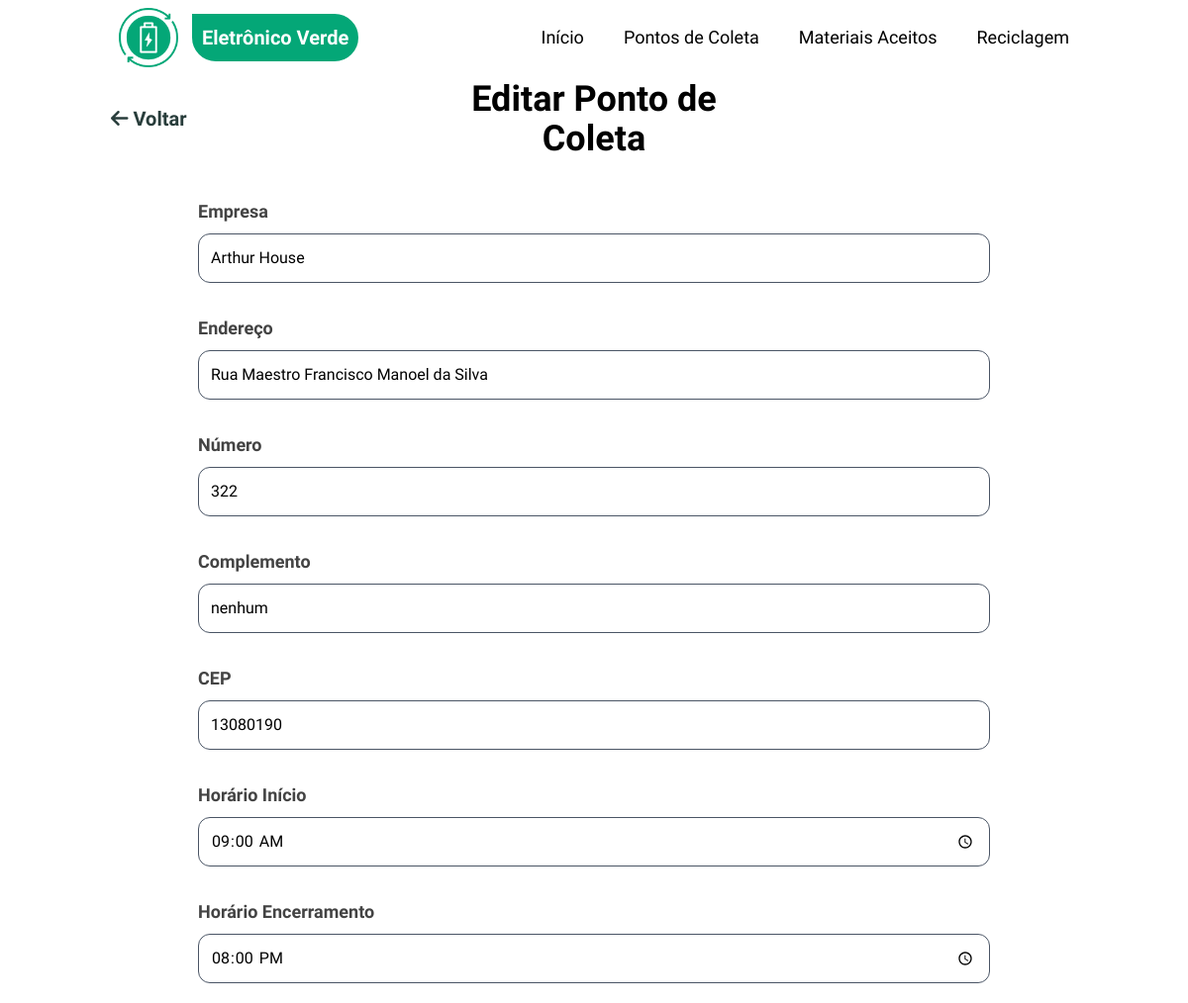
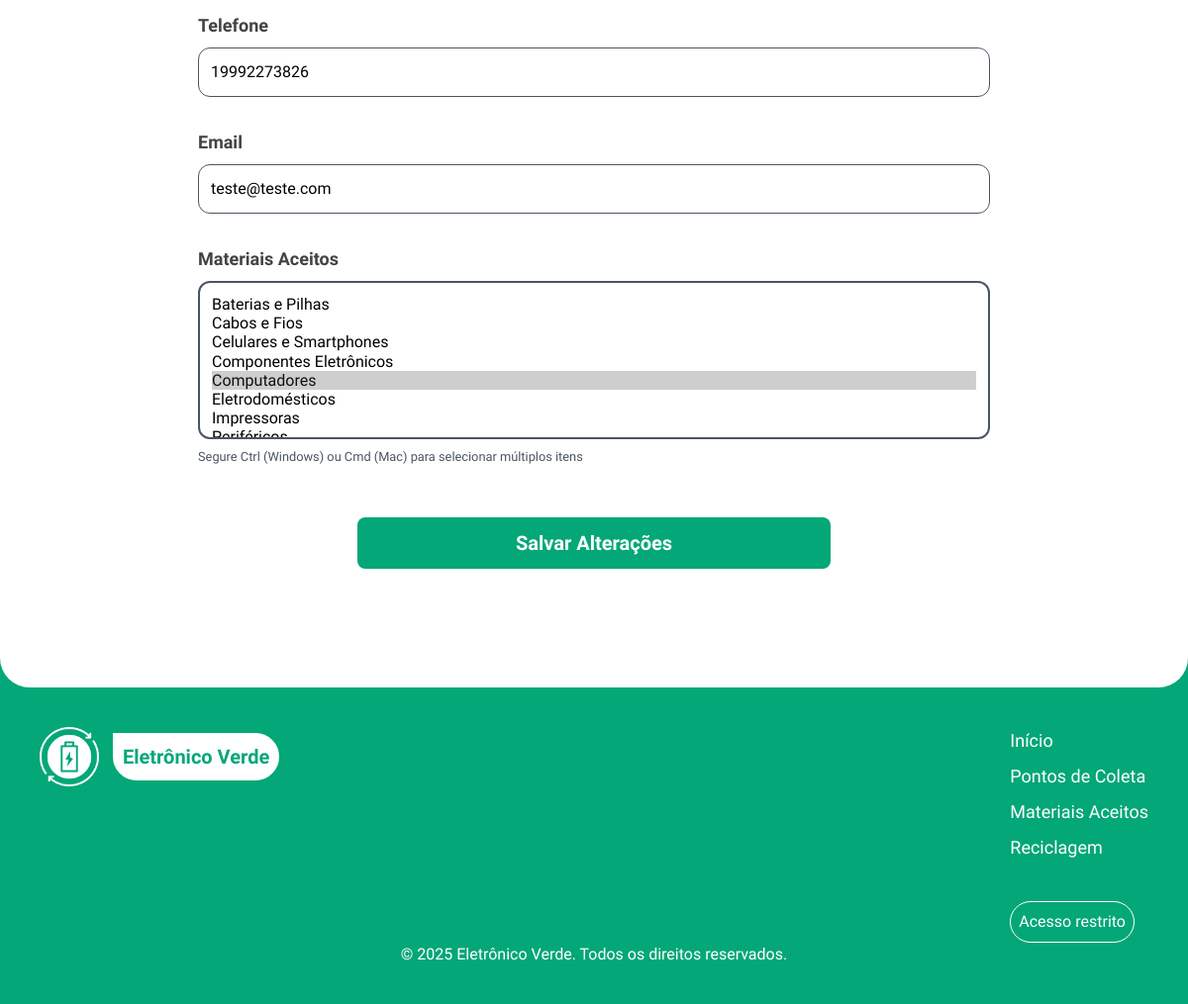
Page /editar-ponto?id=9 (signed in) on the committed database (2 pictures, top to bottom).
### tables this page shows
CREATE TABLE pontos_coleta (
    id INTEGER PRIMARY KEY AUTOINCREMENT,
    empresa VARCHAR(200) NOT NULL,
    endereco VARCHAR(255) NOT NULL,
    numero VARCHAR(20) NOT NULL,
    complemento VARCHAR(100),
    cep VARCHAR(10) NOT NULL,
    hora_inicio TIME NOT NULL,
    hora_encerrar TIME NOT NULL,
    telefone VARCHAR(20) NOT NULL,
    email VARCHAR(150) NOT NULL,
    latitude DECIMAL(10, 8),
    longitude DECIMAL(11, 8),
    ativo BOOLEAN DEFAULT 1,
    created_at DATETIME DEFAULT CURRENT_TIMESTAMP,
    updated_at DATETIME DEFAULT CURRENT_TIMESTAMP
);

### src/Presentation/Controllers/PontoColetaController.php (called while the page is built, shortened)
<?php
class PontoColetaController
{
    private EditarPontoColetaUseCase $editarUseCase;
    private SQLiteMaterialRepository $materialRepository;
    public function __construct()
    {
        $pontoColetaRepository = new SQLitePontoColetaRepository();
        $this->materialRepository = new SQLiteMaterialRepository();
        $this->editarUseCase = new EditarPontoColetaUseCase(
            $pontoColetaRepository,
            $this->materialRepository
        );
    }
    public function editar(): void
    {
        $id = (int) $_GET['id'];
        $resultado = $this->editarUseCase->buscarPorId($id);
        $pontoColeta = $resultado['dados'];
        $materiais = $this->materialRepository->listarTodos();
        require_once __DIR__ . '/../Views/pontos-coleta/editar.php';
    }
}

### index.php (called while the page is built, shortened)
<?php
require_once __DIR__ . '/config/autoload.php';
try {
    require_once __DIR__ . '/config/routes.php';
} catch (Exception $e) {
    http_response_code(500);
    echo "Desculpe, ocorreu um erro. Por favor, tente novamente mais tarde.";
    if (ini_get('display_errors')) {
        echo "<br><br><strong>Erro técnico:</strong> " . htmlspecialchars($e->getMessage());
    }
    exit;
}

### config/autoload.php (called while the page is built, shortened)
<?php
spl_autoload_register(function ($class) {
    $class = str_replace('EletronicoVerde\\', '', $class);
    $class = str_replace('\\', DIRECTORY_SEPARATOR, $class);
    $baseDir = dirname(__DIR__) . DIRECTORY_SEPARATOR . 'src' . DIRECTORY_SEPARATOR;
    $file = $baseDir . $class . '.php';
});

### src/Infrastructure/Database/SQLiteConnection.php (called while the page is built, shortened)
<?php
class SQLiteConnection
{
    private static ?PDO $instance = null;
    private function __construct()
    {
        try {
            $dbDir = DATABASE_PATH;
            $dbPath = $dbDir . '/eletronicoverde.db';
            self::$instance = new PDO('sqlite:' . $dbPath);
            self::$instance->setAttribute(PDO::ATTR_ERRMODE, PDO::ERRMODE_EXCEPTION);
            self::$instance->exec('PRAGMA foreign_keys = ON');
        } catch (PDOException $e) {
            Logger::error('Erro na conexão SQLite: ' . $e->getMessage());
            die('Erro na conexão com banco de dados. Verifique os logs.');
        }
    }
    public static function getInstance(): PDO
    {
        return self::$instance;
    }
}

### src/Application/UseCases/PontoColeta/EditarPontoColetaUseCase.php (called while the page is built, shortened)
<?php
class EditarPontoColetaUseCase
{
    private PontoColetaRepositoryInterface $pontoColetaRepository;
    public function __construct(
        PontoColetaRepositoryInterface $pontoColetaRepository,
        MaterialRepositoryInterface $materialRepository
    ) {
        $this->pontoColetaRepository = $pontoColetaRepository;
    }
    public function buscarPorId(int $id): array
    {
        try {
            $pontoColeta = $this->pontoColetaRepository->buscarPorId($id);
            return [
                'sucesso' => true,
                'dados' => $pontoColeta->toArray()
            ];
        } catch (\Exception $e) {
            error_log("Erro ao buscar ponto de coleta: " . $e->getMessage());
            return [
                'sucesso' => false,
                'mensagem' => 'Erro ao buscar ponto de coleta.'
            ];
        }
    }
}

### src/Infrastructure/Repositories/SQLitePontoColetaRepository.php (called while the page is built, shortened)
<?php
class SQLitePontoColetaRepository implements PontoColetaRepositoryInterface
{
    private PDO $db;
    public function __construct()
    {
        $this->db = SQLiteConnection::getInstance();
    }
    public function buscarPorId(int $id): ?PontoColeta
    {
        try {
            $sql = "SELECT * FROM pontos_coleta WHERE id = :id";
            $stmt = $this->db->prepare($sql);
            $stmt->execute([':id' => $id]);
            $dados = $stmt->fetch();
            $pontoColeta = $this->converterParaEntidade($dados);
            $materiais = $this->buscarMateriaisPorPontoColeta($id);
            foreach ($materiais as $material) {
                $pontoColeta->adicionarMaterial($material);
            }
            return $pontoColeta;
        } catch (\PDOException $e) {
            error_log("Erro ao buscar ponto de coleta: " . $e->getMessage());
            return null;
        }
    }
    private function buscarMateriaisPorPontoColeta(int $pontoColetaId): array
    {
        $sql = "SELECT m.* FROM materiais m
                INNER JOIN ponto_coleta_materiais pcm ON m.id = pcm.material_id
                WHERE pcm.ponto_coleta_id = :ponto_coleta_id";
        $stmt = $this->db->prepare($sql);
        $stmt->execute([':ponto_coleta_id' => $pontoColetaId]);
        $resultados = $stmt->fetchAll();
        $materiais = [];
        foreach ($resultados as $dados) {
            $material = new Material(
                $dados['nome'],
                $dados['descricao'],
                $dados['icone'],
                $dados['id']
            );
            $material->setCreatedAt($dados['created_at']);
            $material->setUpdatedAt($dados['updated_at']);
            $materiais[] = $material;
        }
        return $materiais;
    }
    private function converterParaEntidade(array $dados): PontoColeta
    {
        $pontoColeta = new PontoColeta(
            $dados['empresa'],
            $dados['endereco'],
            $dados['numero'],
            $dados['cep'],
            $dados['hora_inicio'],
            $dados['hora_encerrar'],
            $dados['telefone'],
            $dados['email'],
            $dados['complemento'],
            $dados['latitude'],
            $dados['longitude'],
            (bool) $dados['ativo'],
            $dados['id']
        );
        $pontoColeta->setCreatedAt($dados['created_at']);
        $pontoColeta->setUpdatedAt($dados['updated_at']);
        return $pontoColeta;
    }
}

### src/Domain/Entities/PontoColeta.php (called while the page is built, shortened)
<?php
class PontoColeta
{
    public function __construct(
        string $empresa,
        string $endereco,
        string $numero,
        string $cep,
        string $horaInicio,
        string $horaEncerrar,
        string $telefone,
        string $email,
        ?string $complemento = null,
        ?float $latitude = null,
        ?float $longitude = null,
        bool $ativo = true,
        ?int $id = null
    ) {
        $this->empresa = $empresa;
        $this->endereco = $endereco;
        $this->numero = $numero;
        $this->cep = $this->sanitizeCep($cep);
        $this->horaInicio = $horaInicio;
        $this->horaEncerrar = $horaEncerrar;
        $this->telefone = $this->sanitizeTelefone($telefone);
        $this->email = $email;
        $this->complemento = $complemento;
        $this->latitude = $latitude;
        $this->longitude = $longitude;
        $this->ativo = $ativo;
        $this->id = $id;
    }
    public function temMaterial(int $materialId): bool
    {
        return false;
    }
    private function sanitizeCep(string $cep): string
    {
        return preg_replace('/[^0-9]/', '', $cep);
    }
    private function sanitizeTelefone(string $telefone): string
    {
        return preg_replace('/[^0-9]/', '', $telefone);
    }
}

### src/Domain/Entities/Material.php (called while the page is built, shortened)
<?php
class Material
{
    private ?int $id;
    private string $nome;
    private ?string $descricao;
    private ?string $icone;
    private ?string $createdAt;
    private ?string $updatedAt;
    public function __construct(
        string $nome,
        ?string $descricao = null,
        ?string $icone = null,
        ?int $id = null
    ) {
        $this->nome = $nome;
        $this->descricao = $descricao;
        $this->icone = $icone;
        $this->id = $id;
    }
    public function getId(): ?int { return $this->id; }
    public function getNome(): string { return $this->nome; }
    public function setCreatedAt(string $createdAt): void { $this->createdAt = $createdAt; }
    public function setUpdatedAt(string $updatedAt): void { $this->updatedAt = $updatedAt; }
    public function toArray(): array
    {
        return [
            'id' => $this->id,
            'nome' => $this->nome,
            'descricao' => $this->descricao,
            'icone' => $this->icone,
            'created_at' => $this->createdAt,
            'updated_at' => $this->updatedAt
        ];
    }
}

### src/Infrastructure/Repositories/SQLiteMaterialRepository.php (called while the page is built, shortened)
<?php
class SQLiteMaterialRepository implements MaterialRepositoryInterface
{
    private PDO $db;
    public function __construct()
    {
        $this->db = SQLiteConnection::getInstance();
    }
    public function listarTodos(): array
    {
        try {
            $sql = "SELECT * FROM materiais ORDER BY nome ASC";
            $stmt = $this->db->query($sql);
            $resultados = $stmt->fetchAll();
            $materiais = [];
            foreach ($resultados as $dados) {
                $materiais[] = $this->converterParaEntidade($dados);
            }
            return $materiais;
        } catch (\PDOException $e) {
            error_log("Erro ao listar materiais: " . $e->getMessage());
            return [];
        }
    }
    private function converterParaEntidade(array $dados): Material
    {
        $material = new Material(
            $dados['nome'],
            $dados['descricao'],
            $dados['icone'],
            $dados['id']
        );
        $material->setCreatedAt($dados['created_at']);
        $material->setUpdatedAt($dados['updated_at']);
        return $material;
    }
}

### src/Presentation/Views/pontos-coleta/editar.php (the view, shortened to what this page needs)
<?php
require_once __DIR__ . '/../layouts/header.php';
?>
<main class="relative z-2 bg-white rounded-b-[30px]">
    <div class="container mx-auto pt-20 pb-30 p-5">
        <div class="w-full flex items-center justify-between pb-10 flex-wrap">
          <div class="w-1/3">
            <a href="/eletronicoverde/consultar-pontos" class="relative transition-all duration-150 text-third font-bold p-1 text-xl hover:text-primary
                    before:absolute before:h-[1px] before:w-0 hover:before:w-full before:bg-primary before:bottom-0 before:left-0 before:transition-all before:duration-150">
                <i class="fa-solid fa-arrow-left"></i> Voltar
            </a>
          </div>
          <div class="w-1/3 text-center">
            <h1 class="text-4xl font-bold">Editar Ponto de Coleta</h1>
          </div>
        </div>
        <form method="post" action="/eletronicoverde/ponto-coleta/atualizar" id="form1" class="flex flex-col gap-8 items-center">
            <div class="flex flex-col gap-2 lg:w-[50rem] md:w-[30rem] w-full">
                <label for="empresa" class="font-bold text-lg text-cinza-txt">Empresa</label>
                <input type="text" id="empresa" name="txtempresa"
                       value="<?= htmlspecialchars($pontoColeta['empresa']) ?>"
                       required class="border border-gray-600 p-3 rounded-xl">
            </div>
            <div class="flex flex-col gap-2 lg:w-[50rem] md:w-[30rem] w-full">
                <label for="endereco" class="font-bold text-lg text-cinza-txt">Endereço</label>
                <input type="text" id="endereco" name="txtendereco"
                       value="<?= htmlspecialchars($pontoColeta['endereco']) ?>"
                       required class="border border-gray-600 p-3 rounded-xl">
            </div>
            <div class="flex flex-col gap-2 lg:w-[50rem] md:w-[30rem] w-full">
                <label for="numero" class="font-bold text-lg text-cinza-txt">Número</label>
                <input type="text" id="numero" name="txtnumero"
                       value="<?= htmlspecialchars($pontoColeta['numero']) ?>"
                       required class="border border-gray-600 p-3 rounded-xl">
            </div>
            <div class="flex flex-col gap-2 lg:w-[50rem] md:w-[30rem] w-full">
                <label for="complemento" class="font-bold text-lg text-cinza-txt">Complemento</label>
                <input type="text" id="complemento" name="txtcomplemento"
                       value="<?= htmlspecialchars($pontoColeta['complemento'] ?? '') ?>"
                       class="border border-gray-600 p-3 rounded-xl">
            </div>
            <div class="flex flex-col gap-2 lg:w-[50rem] md:w-[30rem] w-full">
                <label for="cep" class="font-bold text-lg text-cinza-txt">CEP</label>
                <input type="text" id="cep" name="txtcep"
                       value="<?= htmlspecialchars($pontoColeta['cep']) ?>"
                       required class="border border-gray-600 p-3 rounded-xl">
            </div>
            <div class="flex flex-col gap-2 lg:w-[50rem] md:w-[30rem] w-full">
                <label for="hora_inicio" class="font-bold text-lg text-cinza-txt">Horário Início</label>
                <input type="time" id="hora_inicio" name="txthora_inicio"
                       value="<?= htmlspecialchars($pontoColeta['hora_inicio']) ?>"
                       required class="border border-gray-600 p-3 rounded-xl">
            </div>
            <div class="flex flex-col gap-2 lg:w-[50rem] md:w-[30rem] w-full">
                <label for="hora_encerrar" class="font-bold text-lg text-cinza-txt">Horário Encerramento</label>
                <input type="time" id="hora_encerrar" name="txthora_encerrar"
                       value="<?= htmlspecialchars($pontoColeta['hora_encerrar']) ?>"
                       required class="border border-gray-600 p-3 rounded-xl">
            </div>
            <div class="flex flex-col gap-2 lg:w-[50rem] md:w-[30rem] w-full">
                <label for="telefone" class="font-bold text-lg text-cinza-txt">Telefone</label>
                <input type="text" id="telefone" name="txttelefone"
                       value="<?= htmlspecialchars($pontoColeta['telefone']) ?>"
                       required class="border border-gray-600 p-3 rounded-xl">
            </div>
            <div class="flex flex-col gap-2 lg:w-[50rem] md:w-[30rem] w-full">
                <label for="email" class="font-bold text-lg text-cinza-txt">Email</label>
                <input type="email" id="email" name="txtemail"
                       value="<?= htmlspecialchars($pontoColeta['email']) ?>"
                       required class="border border-gray-600 p-3 rounded-xl">
            </div>
            <div class="flex flex-col gap-2 lg:w-[50rem] md:w-[30rem] w-full">
                <label for="materiais" class="font-bold text-lg text-cinza-txt">Materiais Aceitos</label>
                <select multiple name="materiais_ids[]" id="materiais"
                        class="border-2 border-gray-600 p-3 rounded-xl w-full h-40">
                    <?php
                    $materiaisSelecionados = array_column($pontoColeta['materiais'] ?? [], 'id');
                    foreach ($materiais as $material):
                    ?>
                        <option value="<?= $material->getId() ?>"
                                <?= in_array($material->getId(), $materiaisSelecionados) ? 'selected' : '' ?>>
                            <?= htmlspecialchars($material->getNome()) ?>
                        </option>
                    <?php endforeach; ?>
                </select>
                <small class="text-gray-600">Segure Ctrl (Windows) ou Cmd (Mac) para selecionar múltiplos itens</small>
            </div>
            <button type="submit" class="bg-primary hover:bg-second text-white py-3 px-40 font-bold text-xl rounded-lg transition-all mt-5">
                Salvar Alterações
            </button>
        </form>
    </div>
</main>
<?php require_once __DIR__ . '/../layouts/footer.php'; ?>

### rows in the picture
pontos_coleta: txtempresa "Arthur House", txtendereco "Rua Maestro Francisco Manoel da Silva", txtnumero "322", txtcomplemento "nenhum", txtcep "13080190", txthora_inicio "09:00", txthora_encerrar "20:00", txttelefone "19992273826", txtemail "teste@teste.com"

### other values in the picture
form field value "Baterias e Pilhas / Cabos e Fios / Celulares e Smartphones / Componentes Eletrônicos / Computadores ☑ / Eletrodomésticos / Impressoras"
